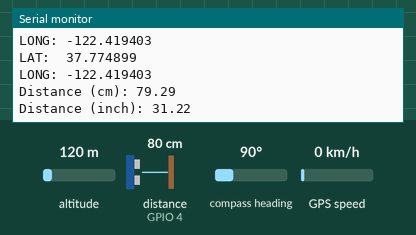
A sketch run on a simulated ESP8266 (NodeMCU). Shown: the last lines printed to the serial monitor. Wiring (inferred from the names in the program): ultrasonic range finder: trigger GPIO 5; echo GPIO 4. The test bench sets the inputs (shaded band); at power-on: distance to the obstacle (sensor on GPIO 4) 80 cm, altitude 120 m, compass heading 90°, GPS speed 0 km/h. The echo pulse lasts 58.3 µs per cm; WiFi joins after 1.5 s; servers stay silent unless stated; the GPS gets a fix after 3 s at 37.7749, -122.4194 with 8 satellites.

Above: at 7.5 s.
7.6 s: distance to the obstacle (sensor on GPIO 4) set to 2 cm
At 8.3 s:
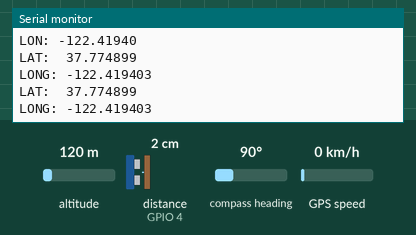
9.1 s: distance to the obstacle (sensor on GPIO 4) set to 4 cm
At 10.8 s:
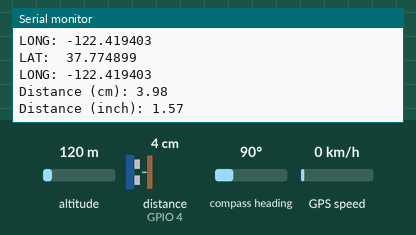
Timing chart, 0 to 12.3 s (numbered marks = the images above; inputs shaded):
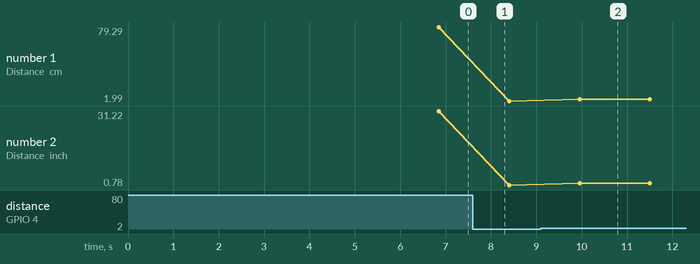

The sketch:

code.ino
```cpp
#include <TinyGPS++.h>                                  // Tiny GPS Plus Library
#include <SoftwareSerial.h>                             // Software Serial Library so we can use other Pins for communication with the GPS module
#include <ESP8266WiFi.h>
#include <BlynkSimpleEsp8266.h>
#define BLYNK_PRINT Serial


const int trigPin = 5;
const int echoPin = 4;

//define sound velocity in cm/uS
#define SOUND_VELOCITY 0.034
#define CM_TO_INCH 0.393701

long duration;
float distanceCm;
float distanceInch;

static const int RXPin = 12, TXPin = 13;                // Ublox 6m GPS module to pins 12 and 13
static const uint32_t GPSBaud = 9600;                   // Ublox GPS default Baud Rate is 9600

//const double Home_LAT = --.-----;                      // Your Home Latitude
//const double Home_LNG = --.-----;                      // Your Home Longitude
unsigned int move_index = 1;                            // fixed location for now
float spd;                                              //Variable  to store the speed
float sats;                                             //Variable to store no. of satellites response
String bearing;                                         //Variable to store orientation or direction of GPS

TinyGPSPlus gps;                                        // Create an Instance of the TinyGPS++ object called gps
SoftwareSerial ss(RXPin, TXPin);                        // The serial connection to the GPS device
WidgetMap myMap(V0);                                    // V0 for vitrual pin of Map Widget
BlynkTimer timer;

char auth[] = "-dUnVFkh3XCjHRC3r2luuROKegFzrV0U";                   //Your Project authentication key
char ssid[] = "VIRUS";                              // Name of your WiFi network (HotSpot or Router name)
char pass[] = "EXTC2022";                              //Type your WiFi Password

void setup()
{
  Serial.begin(9600);
 Blynk.begin(auth, ssid, pass);
  delay(1500);
  Serial.println("WiFi Connected!");
  delay(1500);

 // display.println("WiFi Connected!");
  //display.update();                                     // Update display
  delay(1500);                                          // Pause 1.5 seconds
  ss.begin(GPSBaud);                                    // Set Software Serial Comm Speed to 9600


  timer.setInterval(5000L, checkGPS); // every 5s check if GPS is connected, only really needs to be done once
  pinMode(trigPin, OUTPUT); // Sets the trigPin as an Output
  pinMode(echoPin, INPUT); // Sets the echoPin as an Input

//  display.println("WiFi Connected!");
}


void checkGPS(){
  if (gps.charsProcessed() < 10)
  {
    Serial.println(F("No GPS detected: check wiring."));
      Blynk.virtualWrite(V4, "GPS ERROR");  // Value Display widget  on V4 if GPS not detected
  }

  }

void loop()
{
  Blynk.run();
  timer.run();

  Serial.print("LAT: ");
  Serial.println(gps.location.lat(),5);


  Serial.print("LON: ");
  Serial.println(gps.location.lng(),5);
  Serial.println("\n");


  while(ss.available() > 0)
  {
    //skecth displays information every time a new sentence is correctly encoded
    //similar to Smartdelay function
    if (gps.encode(ss.read()))
     displayInfo();

  }


  smartDelay(500);                                      // Run Procedure smartDelay

  if (millis() > 5000 && gps.charsProcessed() < 10)
  Serial.println(F("No GPS data received: check wiring"));

  // Clears the trigPin
  digitalWrite(trigPin, LOW);
  delayMicroseconds(2);
  // Sets the trigPin on HIGH state for 10 micro seconds
  digitalWrite(trigPin, HIGH);
  delayMicroseconds(10);
  digitalWrite(trigPin, LOW);

  // Reads the echoPin, returns the sound wave travel time in microseconds
  duration = pulseIn(echoPin, HIGH);

  // Calculate the distance
  distanceCm = duration * SOUND_VELOCITY/2;

  // Convert to inches
  distanceInch = distanceCm * CM_TO_INCH;

  // Prints the distance on the Serial Monitor
  Serial.print("Distance (cm): ");
  Serial.println(distanceCm);
  Serial.print("Distance (inch): ");
  Serial.println(distanceInch);
  delay(1000);
    Blynk.virtualWrite(V6, distanceCm);
     if(distanceCm <10)
 Blynk.notify("Alert - WasteBin Full");
 //else
 //Blynk.notify("Alert Tank Empty");

}

static void smartDelay(unsigned long ms)                // This custom version of delay() ensures that the gps object is being "fed".
{
  unsigned long start = millis();
  do
  {
    while (ss.available())
      gps.encode(ss.read());
  } while (millis() - start < ms);
}


void displayInfo()
{
  if (gps.location.isValid() )
  {
    float latitude = (gps.location.lat());     //Storing the Lat. and Lon.
    float longitude = (gps.location.lng());

    Serial.print("LAT:  ");
    Serial.println(latitude, 6);  // float to x decimal places
    Serial.print("LONG: ");
    Serial.println(longitude, 6);
    Blynk.virtualWrite(V1, String(latitude, 6));
    Blynk.virtualWrite(V2, String(longitude, 6));
    myMap.location(move_index, latitude, longitude, "GPS_Location");
    spd = gps.speed.kmph();               //get speed
       Blynk.virtualWrite(V3, spd);

       sats = gps.satellites.value();    //get number of satellites
       Blynk.virtualWrite(V4, sats);

       bearing = gps.course.deg(); // get the direction
       Blynk.virtualWrite(V5, bearing);
  }

 Serial.println();
}
```

Measured:
- after the input at 9.1 s, the serial monitor: prints a new line after 0.85 s (image 2)
- plotted number 1: 79.29 → 1.99 after the input at 7.6 s, 1.99 → 3.98 after the input at 9.1 s
- plotted number 2: 31.22 → 0.78 after the input at 7.6 s, 0.78 → 1.57 after the input at 9.1 s
